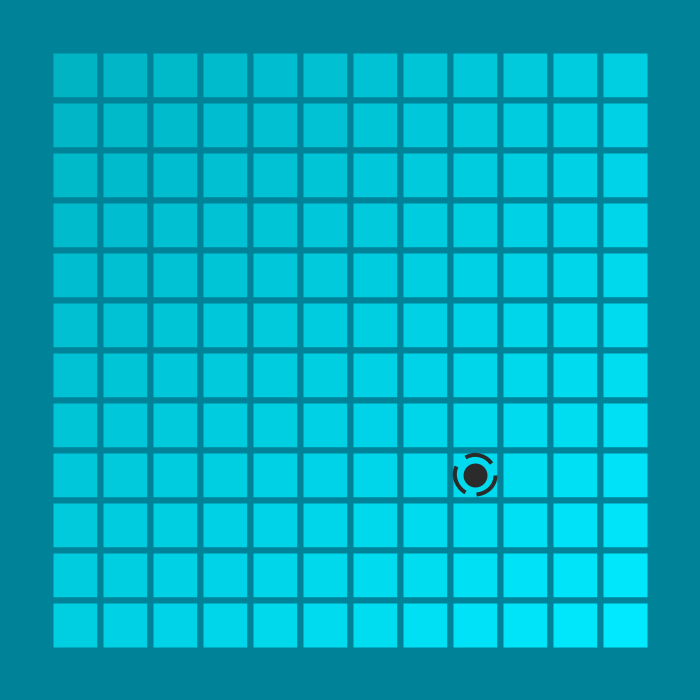
Frame 1 (no input)
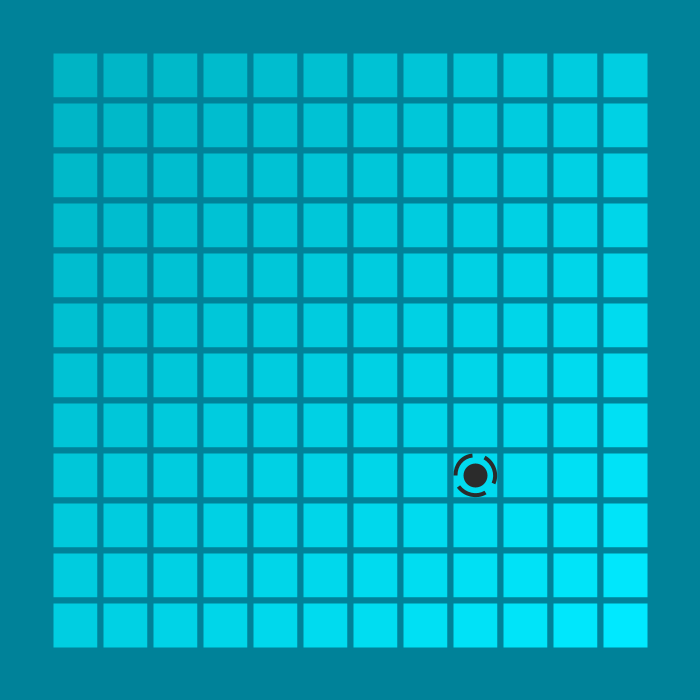
Frame 60 (the mouse pressed at the canvas centre just before this capture)
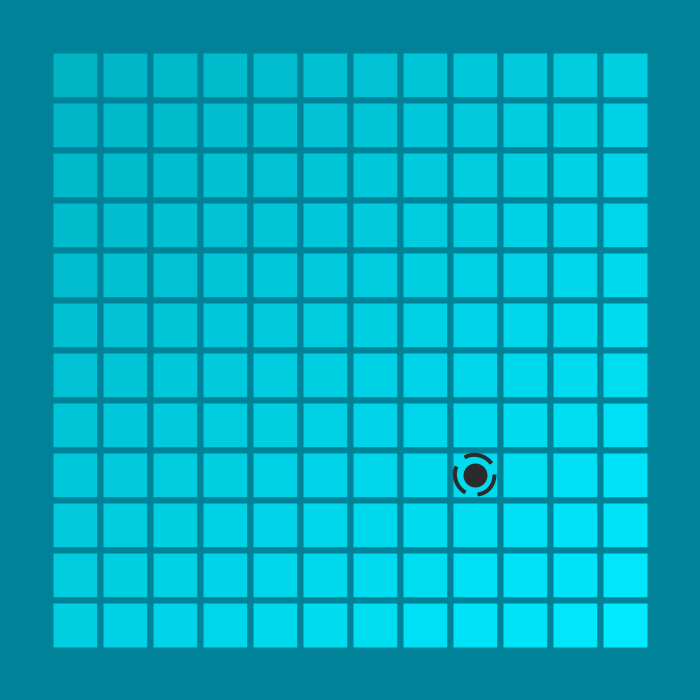
Frame 120 (the mouse held since frame 60 and released just before this capture)

The Processing sketch that drew these frames (run headless with seeded random() and noise(); from frame 60 on, the mouse is pressed at the canvas centre):

// Processing sketch: processing_110842
// ── processing_110842.pde

int l = 50;

Sprite player;  // Creates a sprite

void setup()
{
  size(700, 700);  // 700 x 700 pixels
  player = new Sprite(); // Instantiates player
}

void draw()
{
  drawBoard(); //Windows 8 colours used, shame for linux Hugo :P
  player.display(475, 475);  //Draws a sprite at position (475, 475);
  player.update(); // My favourite function
}

void drawBoard()
{
  colorMode(HSB, 360, 100, 100);
  background(#008299);
  strokeWeight(6);  // Border thickness around the blocks
  stroke(#008299); // Border is same colour as background
  fill(#00A0B1);
  for (int i = 50; i < 650; i += 50)
    for (int j = 50; j < 650; j += 50)
    {

      fill(185, 100, map(i + j, 0, 1200, 75, 100));
      rect(i, j, l, l);
    }
}

class Sprite
{
  color fg;
  int arcRad;
  int rad;
  int x;
  int y;
  int r1, r2, r3, r4, r5, r6; //Arc positions for the 3 arcs
  
  Sprite()
  {
    fg = color(43);
    arcRad = 40;
    rad = 20;
    x = -200;
    y = -200;
    r1 = 0; r2 = 85; r3 = 120; r4 = 205; r5 = 240; r6 = 325;
  }
  
  void display(int x, int y)
  {
    colorMode(RGB);
    stroke(fg);
    strokeCap(SQUARE);
    strokeWeight(4);
    noFill();
    arc(x, y, arcRad, arcRad, radians(r1), radians(r2));
    arc(x, y, arcRad, arcRad, radians(r3), radians(r4));
    arc(x, y, arcRad, arcRad, radians(r5), radians(r6));
    fill(fg);
    ellipse(x, y, rad, rad);
  }
  
  //Rotates the 3 arcs
  void update()
  {
    ++r1; ++r2; ++r3; ++r4; ++r5; ++r6;
  }
}
